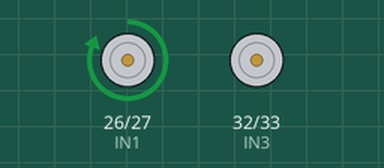
Bench run of a sketch on a simulated ESP32. Parts: motor-driver pin pairs drawn as motors (green arrow = first pin HIGH = forward, orange = second pin HIGH = backward, longer = more drive, scaled by the enable pin).

Above: at 2.5 s.
At 7.5 s:
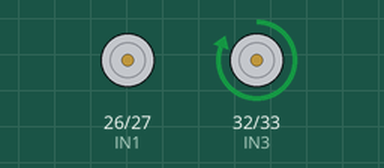
Timing chart, 0 to 13.0 s (numbered marks = the images above):
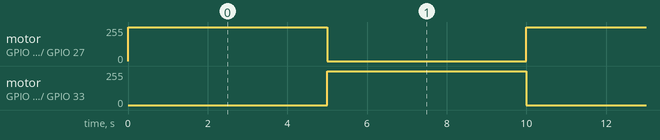

Measured:
- by itself, motor on GPIO 26 (IN1) / GPIO 27 (IN2), motor on GPIO 32 (IN3) / GPIO 33 (IN4): alternates forward 255/255 for 5.0 s and stopped for 5.0 s

The sketch:

motor_driver_control.ino
```cpp
// Motor Driver control pins (ESP32 GPIO)
#define IN1 26   // Motor 1
#define IN2 27   // Motor 1
#define IN3 32   // Motor 2
#define IN4 33   // Motor 2
#define ENA 25   // Enable Motor 1
#define ENB 14   // Enable Motor 2

void setup() {
  pinMode(IN1, OUTPUT);
  pinMode(IN2, OUTPUT);
  pinMode(IN3, OUTPUT);
  pinMode(IN4, OUTPUT);
  pinMode(ENA, OUTPUT);
  pinMode(ENB, OUTPUT);

  // Enable both motor channels
  digitalWrite(ENA, HIGH);
  digitalWrite(ENB, HIGH);

  stopMotors(); // Ensure all motors are OFF at start
}

void loop() {
  // Motor1 ON, Motor2 OFF
  motor1On();
  motor2Off();
  delay(5000);  // 5 seconds

  // Motor2 ON, Motor1 OFF
  motor1Off();
  motor2On();
  delay(5000);  // 5 seconds
}

// Motor functions
void motor1On() {
  digitalWrite(IN1, HIGH);
  digitalWrite(IN2, LOW);
}

void motor1Off() {
  digitalWrite(IN1, LOW);
  digitalWrite(IN2, LOW);
}

void motor2On() {
  digitalWrite(IN3, HIGH);
  digitalWrite(IN4, LOW);
}

void motor2Off() {
  digitalWrite(IN3, LOW);
  digitalWrite(IN4, LOW);
}

void stopMotors() {
  motor1Off();
  motor2Off();
}
```
